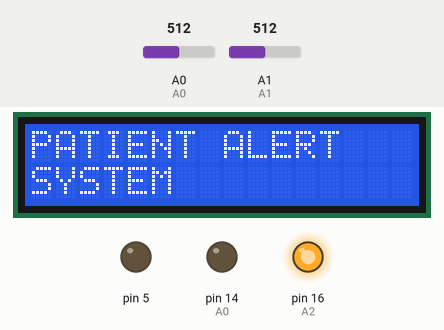
Simulated run of this sketch. Board: Arduino Uno, built with avr-gcc and run on an emulated ATmega328P. Shown: 16×2 character LCD, output pins drawn as LEDs (lit = HIGH). The test bench sets the inputs (shaded band); at power-on: A0 = 512, A1 = 512. What the sketch prints to the serial monitor is not drawn.

Above: at 1.3 s.
1.4 s: A0 set to 560
At 6.8 s:
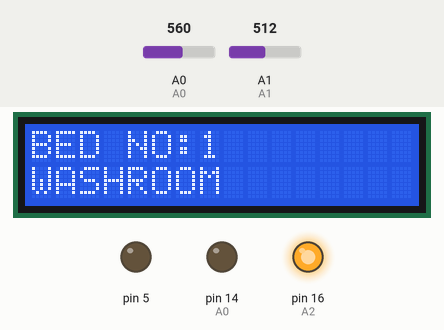
7.1 s: A0 set to 543
At 12.1 s:
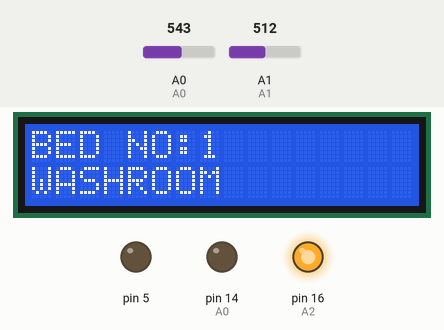
13.7 s: A0 set to 716
At 28.0 s:
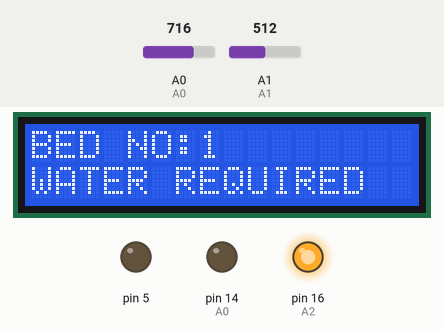
Timing chart, 0 to 36.8 s (numbered marks = the images above; inputs shaded):
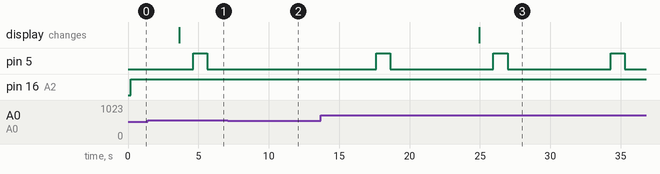

The sketch:

touch.ino
```cpp
int x,y ;
int  a,b,c;
#include <LiquidCrystal.h>
LiquidCrystal lcd(6, 8, 10, 11, 12, 13);
void setup()
{
pinMode(5,OUTPUT);
lcd.begin(16, 2);
Serial.begin(9600);

lcd.clear();
      lcd.print("PATIENT ALERT");
      lcd.setCursor(0, 1);
      lcd.print("SYSTEM");
      delay(100);
}
int readX() // returns the value of the touch screen's X-axis
{
int xr=0;
pinMode(14, INPUT);   // A0
pinMode(15, OUTPUT);    // A1
pinMode(16, INPUT);   // A2
pinMode(17, OUTPUT);   // A3
digitalWrite(15, LOW); // set A1 to GND
digitalWrite(17, HIGH);  // set A3 as 5V
delay(15); // short delay is required to give the analog pins time to adjust to their new roles
xr=analogRead(0); //
return xr;
}
int readY() // returns the value of the touch screen's Y-axis
{
int yr=0;
pinMode(14, OUTPUT);   // A0
pinMode(15, INPUT);    // A1
pinMode(16, OUTPUT);   // A2
pinMode(17, INPUT);   // A3
digitalWrite(14, LOW); // set A0 to GND
digitalWrite(16, HIGH);  // set A2 as 5V
delay(15); // short delay is required to give the analog pins time to adjust to their new roles
yr=analogRead(1); //
 return yr;
}


void loop()
{

x=readX();

y=readY();
Serial.print(y);
delay(1000);
Serial.print(x);
delay(100);


 if ( y>550 && y<900 && x>550 && x <900)
  {
    a=1;
    //lcd.clear();
    //lcd.print("BED NO:1");
    //lcd.setCursor(0, 1);
    //lcd.print("EMERGENCY");
    delay(1000);


  }
  else if (y>300 && y<550 &&  x <550)
    {
      b=1;
     //lcd.clear();
    //lcd.print("BED NO:1");
    //lcd.setCursor(0, 1);
    //lcd.print("WASHROOM");
    delay(1000);

  } else if(y>550 && y<900 && x>0 && x<550)
    {
      c=1;
    //lcd.clear();
  //lcd.print("BED NO:1");
   //lcd.setCursor(0, 1);
//lcd.print("WATER");
    delay(1000);

    }

else if (y>0 && y<550 && x>550 && x <900)
    {

      if (a==1)
      {
      lcd.clear();
      lcd.print("BED NO:1");
      lcd.setCursor(0, 1);
      lcd.print("EMERGENCY");
      delay(1000);
      digitalWrite(5,HIGH);
      delay(1000);
       digitalWrite(5,LOW);
       delay(5000);
       a=0;
      }

      else if (b==1)
      {
      lcd.clear();
      lcd.print("BED NO:1");
      lcd.setCursor(0, 1);
      lcd.print("WASHROOM");
      delay(1000);
      digitalWrite(5,HIGH);
      delay(1000);
      digitalWrite(5,LOW);
      delay(5000);
       b=0;
      }

      else
      {
      lcd.clear();
      lcd.print("BED NO:1");
      lcd.setCursor(0, 1);
      lcd.print("WATER REQUIRED");
      delay(1000);
       digitalWrite(5,HIGH);
       delay(1000);
       digitalWrite(5,LOW);
       delay(5000);
       c=0;
      }

  }
delay (200);
}
```

Measured:
- after the input at 1.4 s, pin 5: LOW → HIGH after 3.2 s, → LOW 1.0 s later; the display: changes after 2.2 s (image 1)
- after the input at 7.1 s, pin 5: stays LOW (without the input it goes to HIGH after 5.9 s)
- after the input at 13.7 s, pin 5: alternates HIGH for 1.0 s and LOW for 7.3 s, starting after 3.9 s; the display: changes after 11.3 s (image 3)
